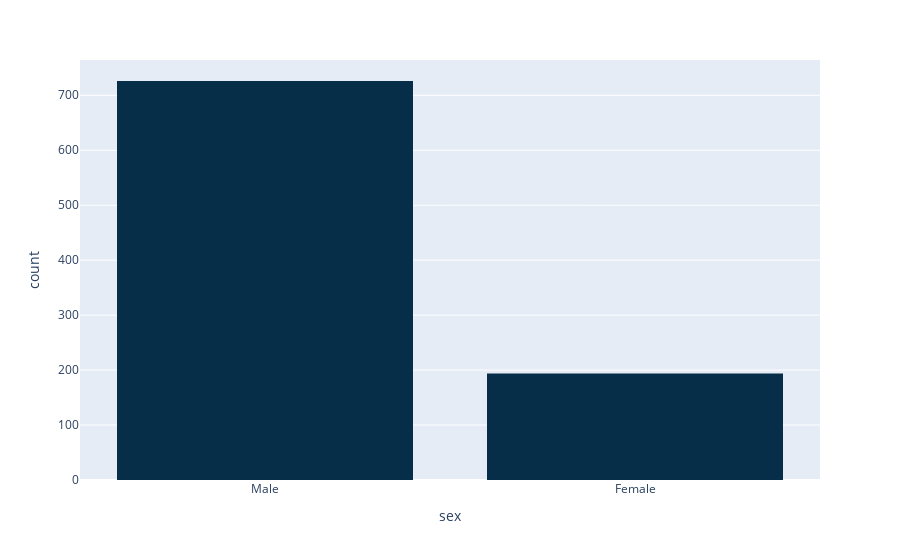

Notebook code for this chart:
### Code cell
# Let's plot this using plotly
manu_color = ['#072e48']
fig = px.histogram(df, x = df['sex'], color_discrete_sequence=manu_color)
fig.show()

### Figure 1 — Plotly figure (JSON) as saved in the notebook; plotly's stock layout.template omitted (floating-point values rounded to 4 significant figures; data arrays with more than 128 entries replaced by an {"elided": "..."} marker saying what was removed)
{"data": [{"alignmentgroup": "True", "bingroup": "x", "hovertemplate": "sex=%{x}<br>count=%{y}<extra></extra>", "legendgroup": "", "marker": {"color": "#072e48", "pattern": {"shape": ""}}, "name": "", "offsetgroup": "", "orientation": "v", "showlegend": false, "type": "histogram", "x": {"elided": "920 str values"}, "xaxis": "x", "yaxis": "y"}], "layout": {"barmode": "relative", "legend": {"tracegroupgap": 0}, "margin": {"t": 60}, "xaxis": {"anchor": "y", "domain": [0, 1], "title": {"text": "sex"}}, "yaxis": {"anchor": "x", "domain": [0, 1], "title": {"text": "count"}}}}
